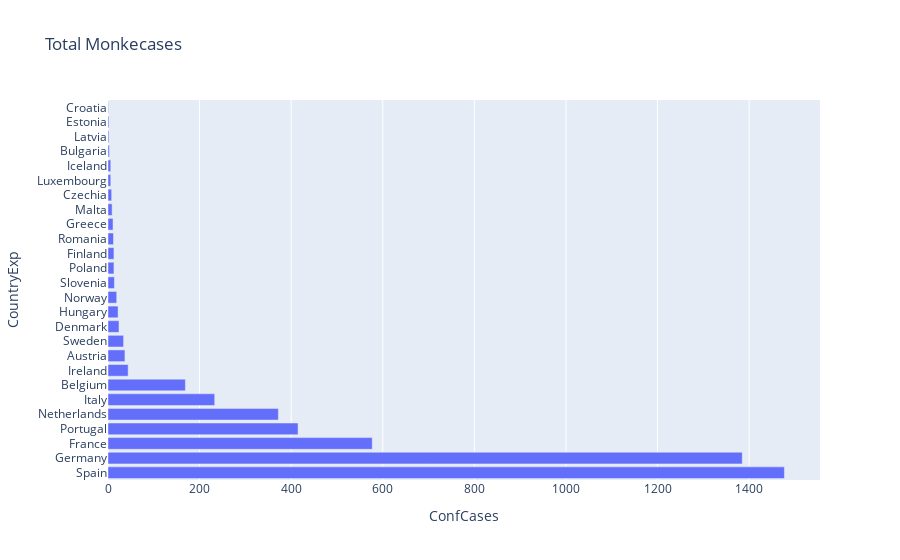

This figure's notebook cell:
### Code cell
count_data = data_mnk.groupby(["CountryExp"])[["ConfCases"]].sum()
count_data.reset_index(inplace=True)

count_data = count_data.sort_values("ConfCases", ascending=False)


fig = plx.bar(count_data,
               y="CountryExp",
               x="ConfCases",
               orientation="h",
               title="Total Monkecases"
               )
fig.show()

### Figure 1 — Plotly figure (JSON) as saved in the notebook; plotly's stock layout.template omitted (floating-point values rounded to 4 significant figures)
{"data": [{"alignmentgroup": "True", "hovertemplate": "ConfCases=%{x}<br>CountryExp=%{y}<extra></extra>", "legendgroup": "", "marker": {"color": "#636efa", "pattern": {"shape": ""}}, "name": "", "offsetgroup": "", "orientation": "h", "showlegend": false, "textposition": "auto", "type": "bar", "x": [1477, 1385, 577, 415, 372, 233, 169, 44, 37, 34, 24, 22, 19, 14, 13, 13, 12, 11, 9, 8, 6, 6, 3, 2, 2, 1], "xaxis": "x", "y": ["Spain", "Germany", "France", "Portugal", "Netherlands", "Italy", "Belgium", "Ireland", "Austria", "Sweden", "Denmark", "Hungary", "Norway", "Slovenia", "Poland", "Finland", "Romania", "Greece", "Malta", "Czechia", "Luxembourg", "Iceland", "Bulgaria", "Latvia", "Estonia", "Croatia"], "yaxis": "y"}], "layout": {"barmode": "relative", "legend": {"tracegroupgap": 0}, "title": {"text": "Total Monkecases"}, "xaxis": {"anchor": "y", "domain": [0, 1], "title": {"text": "ConfCases"}}, "yaxis": {"anchor": "x", "domain": [0, 1], "title": {"text": "CountryExp"}}}}
